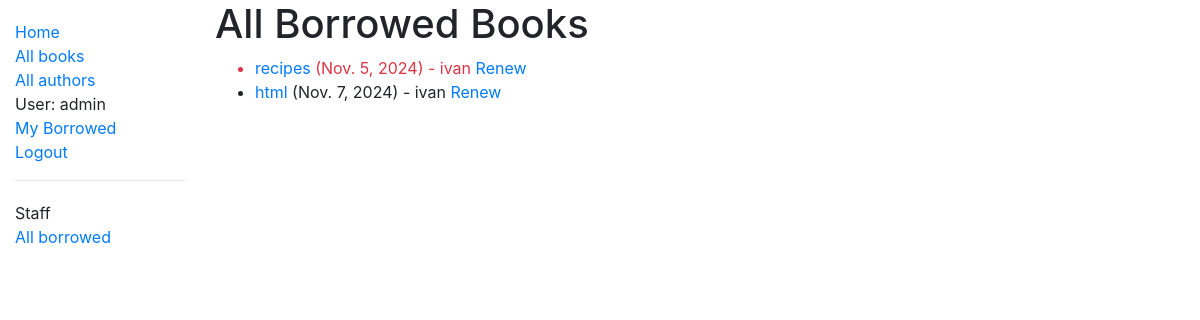
The app's page /catalog/borrowed/ (signed in), older data.
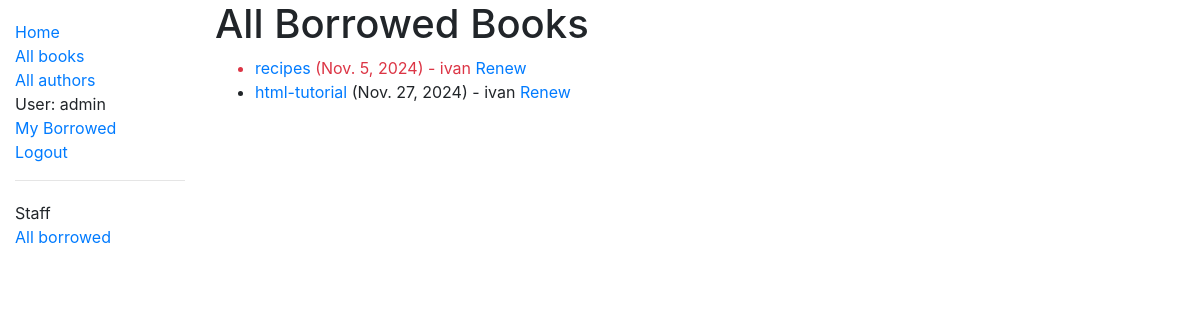
The same page, newer data.
### catalog/models.py (models this page shows, shortened)
class BookInstance(models.Model):
    id = models.UUIDField(primary_key=True, default=uuid.uuid4, help_text="Unique ID for this particular book across whole library")
    book = models.ForeignKey('Book', on_delete=models.SET_NULL, null=True)
    imprint = models.CharField(max_length=200)
    due_back = models.DateField(null=True, blank=True)
    borrower = models.ForeignKey(User, on_delete=models.SET_NULL, null=True, blank=True)
    LOAN_STATUS = (
        ('m', 'Maintenance'),
        ('o', 'On loan'),
        ('a', 'Available'),
        ('r', 'Reserved'),
    )
    status = models.CharField(max_length=1, choices=LOAN_STATUS, blank=True, default='m', help_text='Book availability')
    class Meta:
        ordering = ["due_back"]
        permissions = (("can_mark_returned", "Set book as returned"),)
    @property
    def is_overdue(self):
        if self.due_back and date.today() > self.due_back:
            return True
        return False

class Book(models.Model):
    title = models.CharField(max_length=200)
    author = models.ForeignKey('Author', on_delete=models.SET_NULL, null=True)
    summary = models.TextField(max_length=1000, help_text="Enter a brief description of the book")
    isbn = models.CharField('ISBN',max_length=13, help_text='13 Character <a href="https://www.isbn-international.org/content/what-isbn">ISBN number</a>')
    genre = models.ManyToManyField(Genre, help_text="Select a genre for this book")
    preview = models.ImageField(upload_to='catalog/books')
    def display_genre(self):
        return ', '.join([ genre.name for genre in self.genre.all()[:3] ])
    display_genre.short_description = 'Genre'

### catalog/views.py (the view)
# urls.py: path('borrowed/', views.LoanedBooksAllListView.as_view(), name='all-borrowed'),
class LoanedBooksAllListView(PermissionRequiredMixin, generic.ListView):
    model = BookInstance
    template_name = 'catalog/bookinstance_list_borrowed_all.html'
    permission_required = 'catalog.can_mark_returned'
    paginate_by = 10
    def get_queryset(self):
        return BookInstance.objects.filter(status__exact='o').order_by('due_back')

### catalog/templates/catalog/bookinstance_list_borrowed_all.html
{% extends "base_generic.html" %}
{% block content %}
    <h1>All Borrowed Books</h1>
    {% if bookinstance_list %}
    <ul>
      {% for bookinst in bookinstance_list %}
      <li class="{% if bookinst.is_overdue %}text-danger{% endif %}">
        <a href="{% url 'book-detail' bookinst.book.pk %}">{{bookinst.book.title}}</a> ({{ bookinst.due_back }}) {% if user.is_staff %}- {{ bookinst.borrower }}{% endif %} {% if perms.catalog.can_mark_returned %}<a href="{% url 'renew-book-librarian' bookinst.id %}">Renew</a>{% endif %}
      </li>
      {% endfor %}
    </ul>
    {% else %}
      <p>There are no books borrowed.</p>
    {% endif %}
{% endblock %}

Row changes from the older to the newer data that the page shows:
changed BookInstance: book "html" → "html-tutorial"; due_back "Nov. 7, 2024" → "Nov. 27, 2024"
